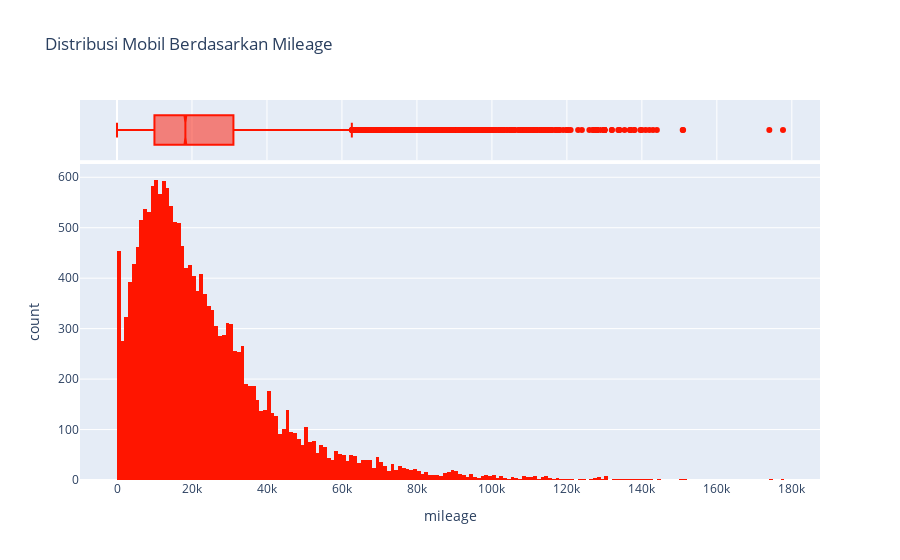

The cell this chart's notebook holds for it:
### Code cell
fig = px.histogram(data, x = 'mileage', title = "Distribusi Mobil Berdasarkan Mileage", marginal='box', color_discrete_sequence=['#ff1500'])
fig.show()

### Figure 1 — Plotly figure (JSON) as saved in the notebook; plotly's stock layout.template omitted (floating-point values rounded to 4 significant figures; data arrays with more than 128 entries replaced by an {"elided": "..."} marker saying what was removed)
{"data": [{"alignmentgroup": "True", "bingroup": "x", "hovertemplate": "mileage=%{x}<br>count=%{y}<extra></extra>", "legendgroup": "", "marker": {"color": "#ff1500", "pattern": {"shape": ""}}, "name": "", "offsetgroup": "", "orientation": "v", "showlegend": false, "type": "histogram", "x": {"elided": "17964 int values"}, "xaxis": "x", "yaxis": "y"}, {"alignmentgroup": "True", "hovertemplate": "mileage=%{x}<extra></extra>", "legendgroup": "", "marker": {"color": "#ff1500"}, "name": "", "notched": true, "offsetgroup": "", "showlegend": false, "type": "box", "x": {"elided": "17964 int values"}, "xaxis": "x2", "yaxis": "y2"}], "layout": {"barmode": "relative", "legend": {"tracegroupgap": 0}, "title": {"text": "Distribusi Mobil Berdasarkan Mileage"}, "xaxis": {"anchor": "y", "domain": [0, 1], "title": {"text": "mileage"}}, "xaxis2": {"anchor": "y2", "domain": [0, 1], "matches": "x", "showgrid": true, "showticklabels": false}, "yaxis": {"anchor": "x", "domain": [0, 0.8316], "title": {"text": "count"}}, "yaxis2": {"anchor": "x2", "domain": [0.8416, 1], "matches": "y2", "showgrid": false, "showline": false, "showticklabels": false, "ticks": ""}}}
